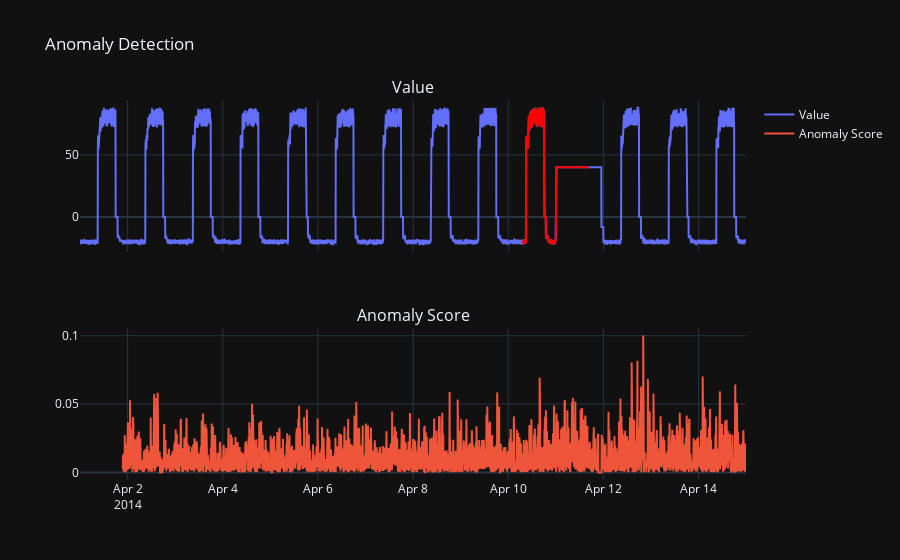

Notebook code cell kept with this figure:
### Code cell
anomaly_detection("artificialWithAnomaly/art_daily_flatmiddle.csv", irritate=False)

### Figure 1 — Plotly figure (JSON) as saved in the notebook; plotly's stock layout.template omitted (floating-point values rounded to 4 significant figures; data arrays with more than 128 entries replaced by an {"elided": "..."} marker saying what was removed)
{"data": [{"mode": "lines", "name": "Value", "type": "scatter", "x": {"elided": "4032 str values"}, "xaxis": "x", "y": {"elided": "4032 float values"}, "yaxis": "y"}, {"mode": "lines", "name": "Anomaly Score", "type": "scatter", "x": {"elided": "3776 str values"}, "xaxis": "x2", "y": {"elided": "3776 float values"}, "yaxis": "y2"}, {"marker": {"color": "red"}, "mode": "lines", "showlegend": false, "type": "scatter", "x": {"elided": "403 str values"}, "xaxis": "x", "y": {"elided": "403 float values"}, "yaxis": "y"}], "layout": {"annotations": [{"font": {"size": 16}, "showarrow": false, "text": "Value", "x": 0.5, "xanchor": "center", "xref": "paper", "y": 1, "yanchor": "bottom", "yref": "paper"}, {"font": {"size": 16}, "showarrow": false, "text": "Anomaly Score", "x": 0.5, "xanchor": "center", "xref": "paper", "y": 0.4, "yanchor": "bottom", "yref": "paper"}], "title": {"text": "Anomaly Detection"}, "xaxis": {"anchor": "y", "domain": [0, 1], "matches": "x2", "showticklabels": false}, "xaxis2": {"anchor": "y2", "domain": [0, 1]}, "yaxis": {"anchor": "x", "domain": [0.6, 1]}, "yaxis2": {"anchor": "x2", "domain": [0, 0.4]}}}
